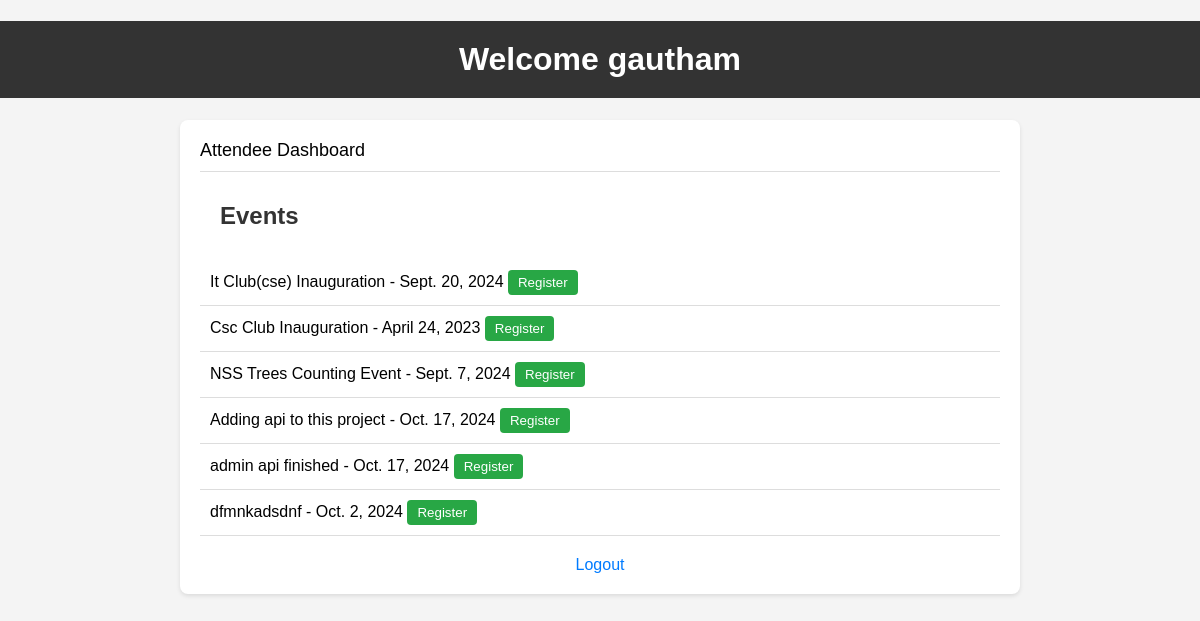
The app's page /dashboard/ (signed in) with its own data.
### events/models.py (models this page shows)
class Event(models.Model):
    title = models.CharField(max_length=100)
    description = models.TextField()
    date = models.DateField()
    location = models.CharField(max_length=100)

### events/views.py (the view)
# urls.py: path('dashboard/', views.dashboard, name='dashboard'),
def dashboard(request):
    profile = UserProfile.objects.get(user=request.user)
    events = Event.objects.all()
    return render(request, 'events/dashboard.html', {
        'events': events,
        'profile': profile
    })

### events/templates/events/dashboard.html (shortened to what this page needs)
<!DOCTYPE html>
<html>
<head>
</head>
<body>
    <h1>Welcome {{ request.user.username }}</h1>
    <div class="dashboard">
        {% if profile.role == 'admin' %}
            <p>Admin Dashboard</p>
        {% elif profile.role == 'organizer' %}
            <p>Organizer Dashboard</p>
        {% elif profile.role == 'attendee' %}
            <p>Attendee Dashboard</p>
        {% endif %}
        <h2>Events</h2>
        <ul>
            {% for event in events %}
                <li>
                    {{ event.title }} - {{ event.date }}
                    {% if profile.role == 'attendee' %}
                        <form action="{% url 'register_event' event.id %}" method="post">
                            <button type="submit">Register</button>
                        </form>
                    {% endif %}
                </li>
            {% endfor %}
        </ul>
        <a href="{% url 'logout' %}">Logout</a>
    </div>
</body>
</html>

### events/templates/events/dashboard.html (style rules this page uses)
body { font-family: Arial, sans-serif; margin: 0; padding: 0; background-color: #f4f4f4; }
h1 { background-color: #333; color: #fff; padding: 20px; text-align: center; }
h2 { color: #333; padding: 10px 20px; }
.dashboard { max-width: 800px; margin: 20px auto; padding: 20px; background-color: #fff; border-radius: 8px; box-shadow: 0 2px 4px rgba(0, 0, 0, 0.1); }
.dashboard p { font-size: 18px; margin: 0; padding-bottom: 10px; border-bottom: 1px solid #ddd; }
ul { list-style-type: none; padding: 0; }
li { padding: 10px; border-bottom: 1px solid #ddd; }
form { display: inline; }
button { background-color: #28a745; color: #fff; border: none; padding: 5px 10px; border-radius: 4px; cursor: pointer; }
a { display: block; text-align: center; margin-top: 20px; color: #007bff; text-decoration: none; font-size: 16px; }

### records on screen
Event: title "It Club(cse) Inauguration", date "Sept. 20, 2024"
Event: title "Csc Club Inauguration", date "April 24, 2023"
Event: title "NSS Trees Counting Event", date "Sept. 7, 2024"
Event: title "Adding api to this project", date "Oct. 17, 2024"
Event: title "admin api finished", date "Oct. 17, 2024"
Event: title "dfmnkadsdnf", date "Oct. 2, 2024"

### other values on screen
{{ request.user.username }} "gautham"
